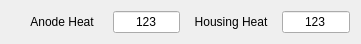
   <widget class="QWidget" name="horizontalLayoutWidget">
    <property name="geometry">
     <rect>
      <x>0</x>
      <y>100</y>
      <width>361</width>
      <height>31</height>
     </rect>
    </property>
    <layout class="QHBoxLayout" name="horizontalLayout_4" stretch="3,2,3,2">
     <property name="spacing">
      <number>0</number>
     </property>
     <item>
      <widget class="caLabel" name="calabel_60">
       <property name="text">
        <string>Anode Heat</string>
       </property>
       <property name="alignment">
        <set>Qt::AlignCenter</set>
       </property>
       <property name="foreground">
        <color>
         <red>180</red>
         <green>180</green>
         <blue>180</blue>
        </color>
       </property>
       <property name="background">
        <color alpha="0">
         <red>160</red>
         <green>160</green>
         <blue>164</blue>
        </color>
       </property>
      </widget>
     </item>
     <item>
      <widget class="caLineEdit" name="caLineEdit_23">
       <property name="text">
        <string>123</string>
       </property>
       <property name="alignment">
        <set>Qt::AlignAbsolute|Qt::AlignCenter|Qt::AlignHCenter|Qt::AlignVCenter</set>
       </property>
       <property name="channel" stdset="0">
        <string notr="true">$(P):AnodeTubeHeat</string>
       </property>
       <property name="foreground">
        <color>
         <red>195</red>
         <green>195</green>
         <blue>195</blue>
        </color>
       </property>
       <property name="background">
        <color>
         <red>58</red>
         <green>58</green>
         <blue>58</blue>
        </color>
       </property>
       <property name="colorMode">
        <enum>caLineEdit::Static</enum>
       </property>
       <property name="precision">
        <number>0</number>
       </property>
       <property name="fontScaleMode">
        <enum>caLineEdit::Height</enum>
       </property>
       <property name="formatType">
        <enum>caLineEdit::decimal</enum>
       </property>
      </widget>
     </item>
     <item>
      <widget class="caLabel" name="calabel_63">
       <property name="text">
        <string>Housing Heat</string>
       </property>
       <property name="alignment">
        <set>Qt::AlignCenter</set>
       </property>
       <property name="foreground">
        <color>
         <red>180</red>
         <green>180</green>
         <blue>180</blue>
        </color>
       </property>
       <property name="background">
        <color alpha="0">
         <red>160</red>
         <green>160</green>
         <blue>164</blue>
        </color>
       </property>
      </widget>
     </item>
     <item>
      <widget class="caLineEdit" name="caLineEdit_24">
       <property name="text">
        <string>123</string>
       </property>
       <property name="alignment">
        <set>Qt::AlignAbsolute|Qt::AlignCenter|Qt::AlignHCenter|Qt::AlignVCenter</set>
       </property>
       <property name="channel" stdset="0">
        <string notr="true">$(P):HousingHeat</string>
       </property>
       <property name="foreground">
        <color>
         <red>195</red>
         <green>195</green>
         <blue>195</blue>
        </color>
       </property>
       <property name="background">
        <color>
         <red>58</red>
         <green>58</green>
         <blue>58</blue>
        </color>
       </property>
       <property name="colorMode">
        <enum>caLineEdit::Static</enum>
       </property>
       <property name="precision">
        <number>0</number>
       </property>
       <property name="fontScaleMode">
        <enum>caLineEdit::Height</enum>
       </property>
       <property name="formatType">
        <enum>caLineEdit::decimal</enum>
       </property>
      </widget>
     </item>
    </layout>
   </widget>
